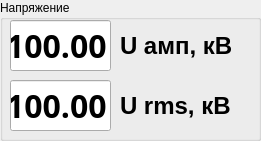
     <widget class="QGroupBox" name="VoltageGroup">
      <property name="geometry">
       <rect>
        <x>0</x>
        <y>10</y>
        <width>261</width>
        <height>141</height>
       </rect>
      </property>
      <property name="title">
       <string>Напряжение</string>
      </property>
      <widget class="QLineEdit" name="UampLine">
       <property name="geometry">
        <rect>
         <x>10</x>
         <y>20</y>
         <width>101</width>
         <height>51</height>
        </rect>
       </property>
       <property name="font">
        <font>
         <family>Seven Segment</family>
         <pointsize>24</pointsize>
         <bold>true</bold>
        </font>
       </property>
       <property name="text">
        <string>100.00</string>
       </property>
       <property name="alignment">
        <set>Qt::AlignCenter</set>
       </property>
       <property name="readOnly">
        <bool>true</bool>
       </property>
      </widget>
      <widget class="QLabel" name="label_5">
       <property name="geometry">
        <rect>
         <x>120</x>
         <y>30</y>
         <width>121</width>
         <height>31</height>
        </rect>
       </property>
       <property name="font">
        <font>
         <family>Arial</family>
         <pointsize>18</pointsize>
         <bold>true</bold>
        </font>
       </property>
       <property name="text">
        <string>U амп, кВ</string>
       </property>
      </widget>
      <widget class="QLabel" name="label_6">
       <property name="geometry">
        <rect>
         <x>120</x>
         <y>90</y>
         <width>121</width>
         <height>31</height>
        </rect>
       </property>
       <property name="font">
        <font>
         <family>Arial</family>
         <pointsize>18</pointsize>
         <bold>true</bold>
        </font>
       </property>
       <property name="text">
        <string>U rms, кВ</string>
       </property>
      </widget>
      <widget class="QLineEdit" name="UrmsLine">
       <property name="geometry">
        <rect>
         <x>10</x>
         <y>80</y>
         <width>101</width>
         <height>51</height>
        </rect>
       </property>
       <property name="font">
        <font>
         <family>Seven Segment</family>
         <pointsize>24</pointsize>
         <bold>true</bold>
        </font>
       </property>
       <property name="text">
        <string>100.00</string>
       </property>
       <property name="alignment">
        <set>Qt::AlignCenter</set>
       </property>
       <property name="readOnly">
        <bool>true</bool>
       </property>
      </widget>
     </widget>
